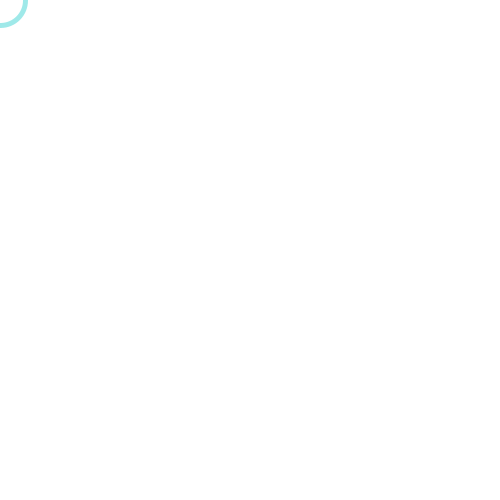
Frame 1 (no input)
Frame 60 (the mouse pressed at the canvas centre just before this capture): identical to frame 1, image omitted
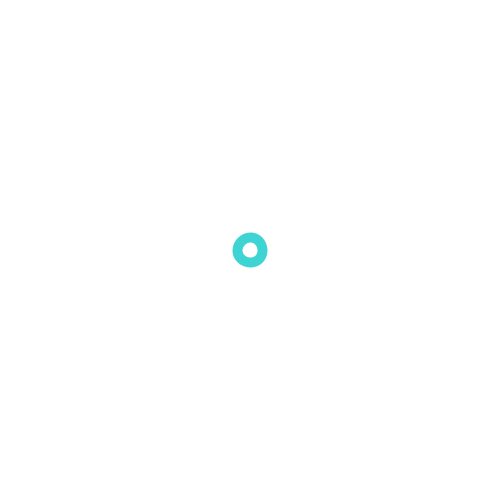
Frame 120 (the mouse held since frame 60 and released just before this capture)

The Processing sketch that drew these frames (run headless with seeded random() and noise(); from frame 60 on, the mouse is pressed at the canvas centre):

// Processing sketch: PAT204_Week4_1
// ── PAT204_Week4_1.pde
// PAT 204: Creative Coding – Fall 2026
// Instructor: Molly Jones <jonesmo@umich.edu>

// Week 4 Day 1
// Object orientation continued

// Coding Task 4: myObject

/* Here we are calling on the class constructor to create
a new instance (i.e., object) from the Cursor class. Note
how this time we are passing parameters to the contructor
instead of just calling new Cursor(). This is because we
modified the implicit constructor of our class. More on
this in the class definition under the Cursor tab.*/
Cursor myCursor = new Cursor(50, 5);

void setup(){
  size(500, 500);
}

void draw(){
  
  // We don't want permanent trails, hence the background() call.
  background(255);
  
  /* This is where we call on the display() behavior of 
  our cursor object using the dot operator.*/
  myCursor.display();
}

/* We are using the mousePressed and mouseReleased listener 
functions to detect when the mouse has been, well... pressed
and released. We then use these to invoke the clickDown()
and clickUp behaviors of our mouse cursor.*/
void mousePressed(){
  myCursor.clickDown();
}

void mouseReleased(){
  myCursor.clickUp();
}

// ── Cursor.pde
// Cursor class definition
class Cursor{
  
  /* Here we are overriding the implicit constructor of our
  class so that we can use it to set certain attributes of our
  cursor at the time we call the class constructor. We made 
  it so that the constructor will expect diameter and weight
  values to be passed to it so that it can set the corresponding
  attributes of the cursor object it creates.*/
  Cursor(int diameter, int weight){
    cursorDiameter = diameter;
    cursorWeight = weight;
  }
  
  /* We talked about the number of ways in which an object 
  can be set up. Whereas the diamater and weight functions
  are being set by the constructor, we are "hardcoding" the
  color here. This is useful for when all instances of an 
  object needs to share a certain attribute by default.*/
  int cursorDiameter;
  int cursorWeight;
  color cursorColor = color(10, 200, 200, 100);
  
  // This is the drawing behavior for our cursor.
  void display(){
    noFill();
    strokeWeight(cursorWeight);
    stroke(cursorColor);
    ellipse(mouseX, mouseY, cursorDiameter, cursorDiameter);
  }
  
  // This behavior reduces the cursor diameter to half its
  // size, doubles its stroke weight, and makes it a more 
  // opaque color to indicate mouse clicks.
  void clickDown(){
    cursorDiameter = cursorDiameter/2;
    cursorWeight = cursorWeight*2;
    cursorColor = color(10, 200, 200, 200);
  }
  
  // This behavior undoes all those changes when the mouse is 
  //released.
  void clickUp(){
    cursorDiameter = cursorDiameter*2;
    cursorWeight = cursorWeight/2;
    cursorColor = color(10, 200, 150, 100);
  }
}
